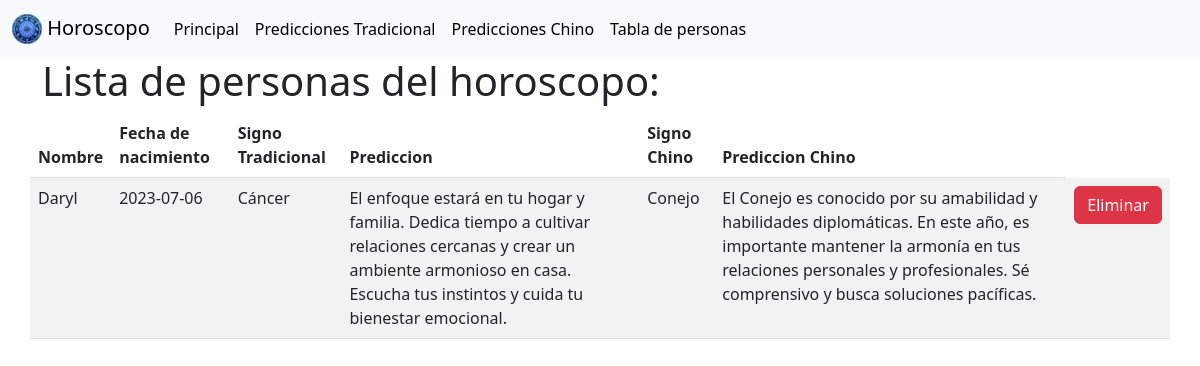
Page /form_personas.php on the committed database.
### tables this page shows
CREATE TABLE `personas` (
  `id` int(10) NOT NULL,
  `nombre` varchar(100) NOT NULL,
  `fecha_nacimiento` date NOT NULL,
  `signo_tradicional` varchar(100) NOT NULL,
  `prediccion_tradicional` text NOT NULL,
  `signo_chino` varchar(100) NOT NULL,
  `prediccion_chino` text NOT NULL
);

### form_personas.php (the view, shortened to what this page needs)
<?php
include_once('conexion.php');
include('header.php');
?>
<div class="container">
    <div class="row">
        <h1>Lista de personas del horoscopo:</h1>
        <table class="table table-striped">
            <thead>
                <tr>
                    <th scope="col">Nombre</th>
                    <th scope="col">Fecha de nacimiento</th>
                    <th scope="col">Signo Tradicional</th>
                    <th scope="col">Prediccion</th>
                    <th scope="col">Signo Chino</th>
                    <th scope="col">Prediccion Chino</th>
                </tr>
            </thead>
            <tbody>
                <?php
                $conn = new mysqli($servername, $username, $password, $dbname);
                $sql = "SELECT id, nombre, fecha_nacimiento, signo_tradicional, prediccion_tradicional, signo_chino, prediccion_chino FROM personas";
                $result = $conn->query($sql);
                if ($result->num_rows > 0) {
                    while ($row = $result->fetch_assoc()) {
                        echo "<tr>";
                        echo "<td scope='row'>" . $row["nombre"] . "</td>";
                        echo "<td>" . $row["fecha_nacimiento"] . "</td>";
                        echo "<td scope='row'>" . $row["signo_tradicional"] . "</td>";
                        echo "<td>" . $row["prediccion_tradicional"] . "</td>";
                        echo "<td scope='row'>" . $row["signo_chino"] . "</td>";
                        echo "<td>" . $row["prediccion_chino"] . "</td>";
                        echo "<td>
                                    <button type='button' class='btn btn-danger eliminar-btn' data-bs-toggle='modal' data-bs-target='#exampleModal' data-id='" . $row["id"] . "'>Eliminar</button>
                            </td>";
                        echo "</tr>";
                    }
                } else {
                    echo "0 results";
                }
                ?>
            </tbody>
        </table>
    </div>
</div>

### rows in the picture
personas: nombre "Daryl", fecha_nacimiento "2023-07-06", signo_tradicional "Cáncer", prediccion_tradicional "El enfoque estará en tu hogar y familia. Dedica tiempo a cultivar relaciones cercanas y crear un ambiente armonioso en casa. Escucha tus instintos y cuida tu bienestar emocional.", signo_chino "Conejo", prediccion_chino "El Conejo es conocido por su amabilidad y habilidades diplomáticas. En este año, es importante mantener la armonía en tus relaciones personales y profesionales. Sé comprensivo y busca soluciones pacíficas."
